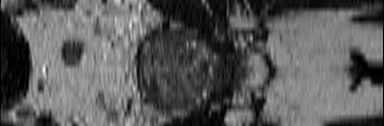
%> input picture data/a0-188.png, 384 x 126 px
$ octave --eval "result = multi_blend_obtain(imread('data/a0-188.png'));"   (GNU Octave 9; MATLAB toolbox functions it lacks are replaced by stand-ins)
%> lines starting %> are read from the running program, lines starting %| are printed output that depends on the picture

function Pyramid_A = multi_blend_obtain(A)

%gaussian kernel
kernel=fspecial('gaussian',5,1);

%obtain the Gauss Pyramid
G_A0 = double(A);
G_A1 = imfilter(G_A0,kernel,'replicate');
G_A1 = imresize(G_A1,0.5,"Antialiasing",false);
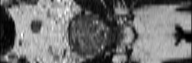
%> G_A1: size 63x192 double; min -0.0385, max 201.4, mean 90.7; drawn with min black and max white
G_A2 = imfilter(G_A1,kernel,'replicate');
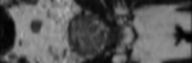
%> G_A2: size 63x192 double; min 0.566, max 177.7, mean 90.7
G_A2 = imresize(G_A2,0.5,"Antialiasing",false);
%> G_A2: size 32x96 double
G_A3 = imfilter(G_A2,kernel,'replicate');
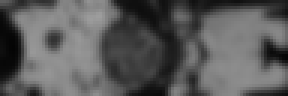
%> G_A3: size 32x96 double (shown 3 times larger); min 4.58, max 157.7, mean 90.6
G_A3 = imresize(G_A3,0.5,"Antialiasing",false);
G_A4 = imfilter(G_A3,kernel,'replicate');
G_A4 = imresize(G_A4,0.5,"Antialiasing",false);
G_A5 = imfilter(G_A4,kernel,'replicate');
G_A5 = imresize(G_A5,0.5,"Antialiasing",false);
%> G_A5 = 12 columns, first 8: [67.28 104.4 122.2 134.3 103.5 40.69 32.19 53.07; 46.27 116.8 123.4 132.6 91.46 57.99 47.62 61.26; 41.24 117.7 135.2 131.1 86.26 63.58 53.15 65.02; 66.5 106.8 131.5 123.6 95.35 57.24 44.64 73.87]


%get Laplacian Pyramid
L_A0 = double(G_A0)-imresize(G_A1,size(G_A0),"Antialiasing",false);
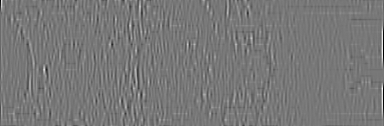
%> L_A0: size 126x384 double; min -59.31, max 66.64, mean 0; drawn with min black and max white
L_A1 = double(G_A1)-imresize(G_A2,size(G_A1),"Antialiasing",false);
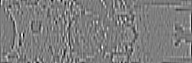
%> L_A1: size 63x192 double; min -43.59, max 44.69, mean 0; drawn with min black and max white
% subplot(131);imshow(L_A0);
L_A2 = double(G_A2)-imresize(G_A3,size(G_A2),"Antialiasing",false);
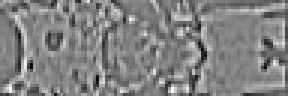
%> L_A2: size 32x96 double (shown 3 times larger); min -38.39, max 36.57, mean 0.1; drawn with min black and max white
L_A3 = double(G_A3)-imresize(G_A4,size(G_A3),"Antialiasing",false);
L_A4 = double(G_A4)-imresize(G_A5,size(G_A4),"Antialiasing",false);
L_A5 = double(G_A5);
%> L_A5 has the same summary as G_A5
%> `result = multi_blend_obtain(imread('data/a0-188.png'));`: result = 6 items


Pyramid_A = {};
Pyramid_A{end+1} = L_A0;
Pyramid_A{end+1} =  L_A1;
Pyramid_A{end+1} =  L_A2;
Pyramid_A{end+1} =  L_A3;
Pyramid_A{end+1} =  L_A4;
Pyramid_A{end+1} =  L_A5;


% [4 lines of commented-out code are left out]


end
